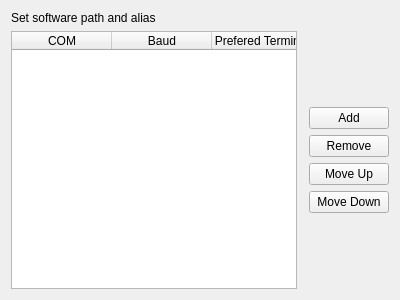
<?xml version="1.0" encoding="UTF-8"?>
<ui version="4.0">
 <class>Form</class>
 <widget class="QWidget" name="Form">
  <property name="windowModality">
   <enum>Qt::ApplicationModal</enum>
  </property>
  <property name="geometry">
   <rect>
    <x>0</x>
    <y>0</y>
    <width>400</width>
    <height>300</height>
   </rect>
  </property>
  <property name="sizePolicy">
   <sizepolicy hsizetype="Fixed" vsizetype="Fixed">
    <horstretch>0</horstretch>
    <verstretch>0</verstretch>
   </sizepolicy>
  </property>
  <property name="windowTitle">
   <string>Connection Parameters Managment</string>
  </property>
  <layout class="QGridLayout" name="gridLayout">
   <item row="0" column="0" colspan="3">
    <widget class="QLabel" name="label_software_alias">
     <property name="text">
      <string>Set software path and alias</string>
     </property>
    </widget>
   </item>
   <item row="2" column="2">
    <layout class="QVBoxLayout" name="verticalLayout">
     <item>
      <spacer name="verticalSpacer">
       <property name="orientation">
        <enum>Qt::Vertical</enum>
       </property>
       <property name="sizeHint" stdset="0">
        <size>
         <width>20</width>
         <height>40</height>
        </size>
       </property>
      </spacer>
     </item>
     <item>
      <widget class="QPushButton" name="pushButton_add">
       <property name="text">
        <string>Add</string>
       </property>
      </widget>
     </item>
     <item>
      <widget class="QPushButton" name="pushButton_remove">
       <property name="text">
        <string>Remove</string>
       </property>
      </widget>
     </item>
     <item>
      <widget class="QPushButton" name="pushButton_up">
       <property name="text">
        <string>Move Up</string>
       </property>
      </widget>
     </item>
     <item>
      <widget class="QPushButton" name="pushButton_down">
       <property name="text">
        <string>Move Down</string>
       </property>
      </widget>
     </item>
     <item>
      <spacer name="verticalSpacer_2">
       <property name="orientation">
        <enum>Qt::Vertical</enum>
       </property>
       <property name="sizeHint" stdset="0">
        <size>
         <width>20</width>
         <height>40</height>
        </size>
       </property>
      </spacer>
     </item>
    </layout>
   </item>
   <item row="2" column="0">
    <widget class="QTableWidget" name="tableWidget">
     <property name="horizontalScrollBarPolicy">
      <enum>Qt::ScrollBarAlwaysOff</enum>
     </property>
     <property name="columnCount">
      <number>3</number>
     </property>
     <column>
      <property name="text">
       <string>COM</string>
      </property>
     </column>
     <column>
      <property name="text">
       <string>Baud</string>
      </property>
     </column>
     <column>
      <property name="text">
       <string>Prefered Terminal</string>
      </property>
     </column>
    </widget>
   </item>
  </layout>
 </widget>
 <resources/>
 <connections/>
</ui>
